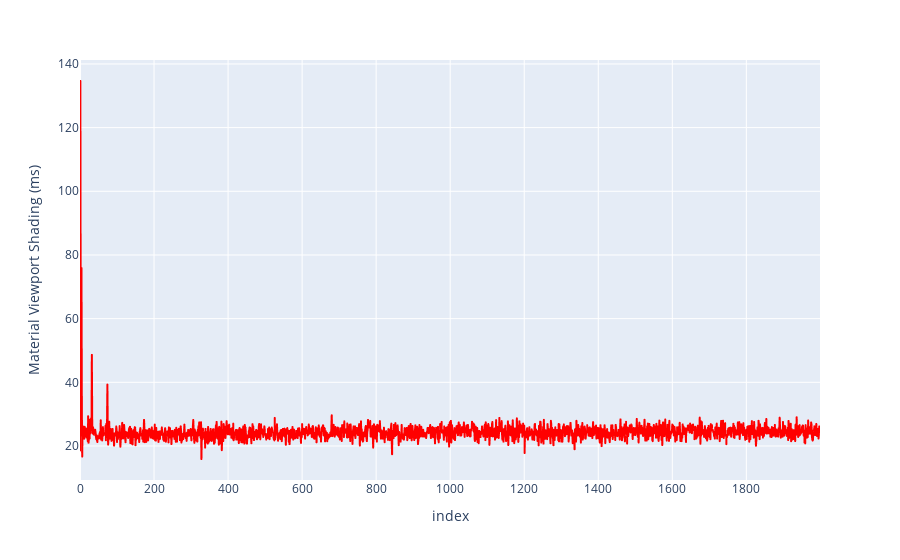

Notebook code cell kept with this figure:
### Code cell
fig2 = px.line(df, y='Material Viewport Shading (ms)', color_discrete_sequence=['red'])
fig2.show()

### Figure 1 — Plotly figure (JSON) as saved in the notebook; plotly's stock layout.template omitted (floating-point values rounded to 4 significant figures; data arrays with more than 128 entries replaced by an {"elided": "..."} marker saying what was removed)
{"data": [{"hovertemplate": "index=%{x}<br>Material Viewport Shading (ms)=%{y}<extra></extra>", "legendgroup": "", "line": {"color": "red", "dash": "solid"}, "marker": {"symbol": "circle"}, "mode": "lines", "name": "", "showlegend": false, "type": "scattergl", "x": {"elided": "2000 int values"}, "xaxis": "x", "y": {"elided": "2000 float values"}, "yaxis": "y"}], "layout": {"legend": {"tracegroupgap": 0}, "margin": {"t": 60}, "xaxis": {"anchor": "y", "domain": [0, 1], "title": {"text": "index"}}, "yaxis": {"anchor": "x", "domain": [0, 1], "title": {"text": "Material Viewport Shading (ms)"}}}}
